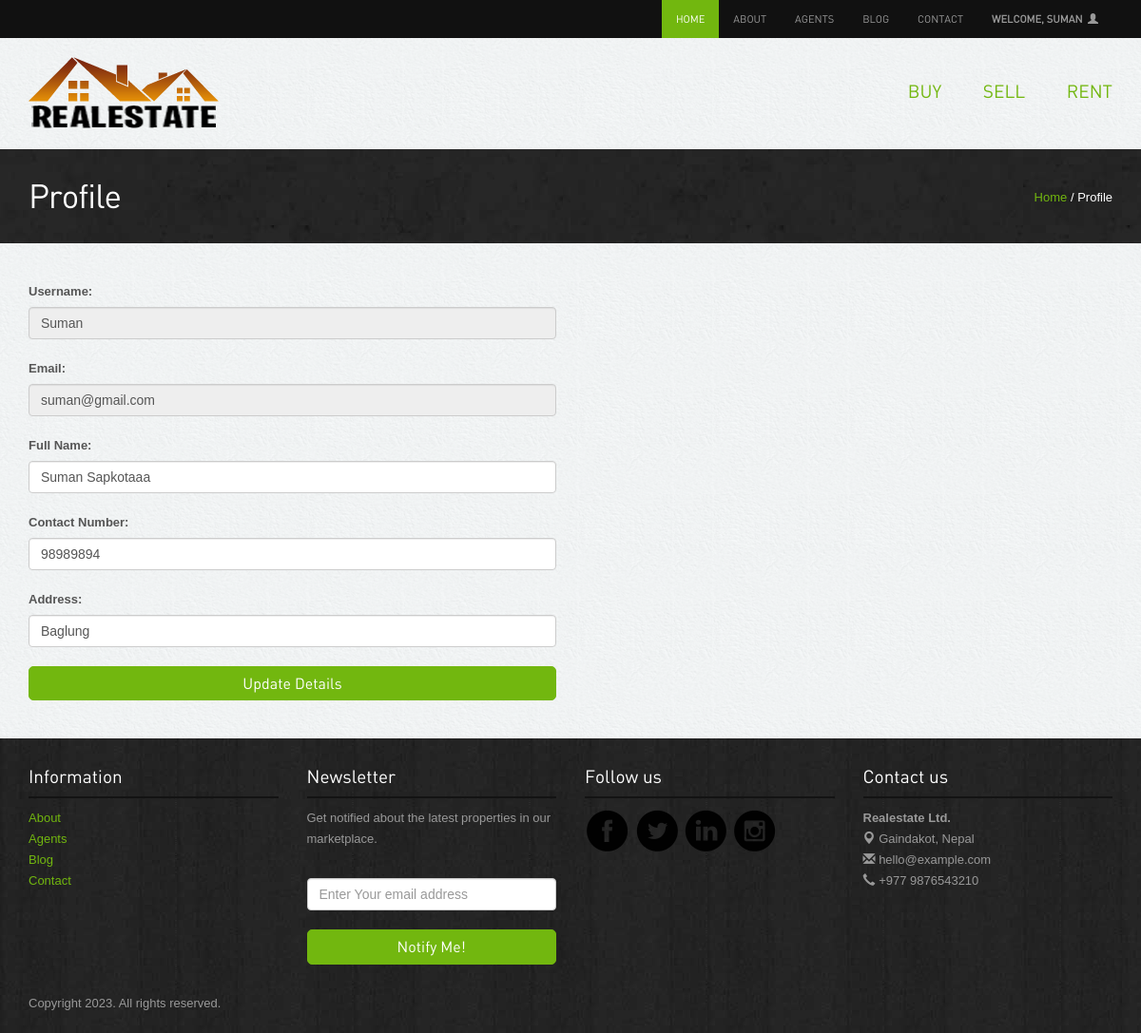
The page /profile/ (signed in) on the database as committed earlier.
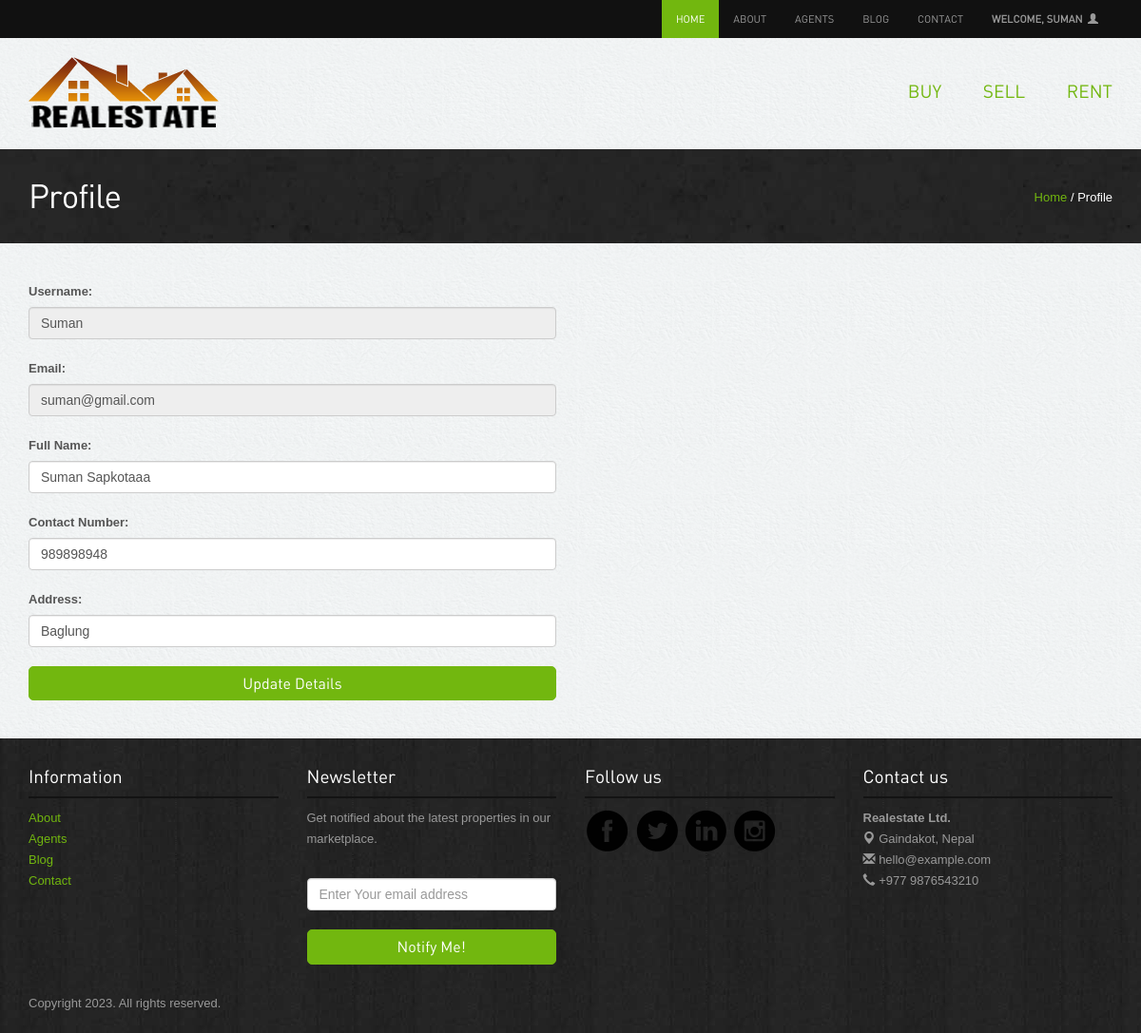
The same page on the database as committed later.
### account/models.py (models this page shows, shortened)
class Profile(models.Model):
    user = models.OneToOneField(User, on_delete=models.CASCADE)
    fullname = models.TextField(max_length=50, blank=True)
    phone_regex = RegexValidator(
        regex=r"^\+?1?\d{9,15}$",
        message="Phone number must be entered in the format: '+999999999'. Up to 15 digits allowed.",
    )
    phone_number = models.CharField(
        validators=[phone_regex], max_length=17, blank=True
    )  # max_length should be enough to accommodate the longest possible phone number, with the country code
    email = models.EmailField(max_length=100, unique=True)
    address = models.TextField(max_length=100, blank=True)

### account/views.py (the view, shortened to what this page needs)
# urls.py: path("profile/", views.ProfilePage, name="profile"),
@login_required(login_url=login)
def ProfilePage(request):
    user = request.user
    try:
        profile = Profile.objects.get(user=user)
        is_new_profile = False
    except Profile.DoesNotExist:
        profile = None
        is_new_profile = True
    success_message = None
    context = {
        "user": request.user,
        "profile": profile,
        "is_new_profile": is_new_profile,
    }
    return render(request, "profile.html", context)

### templates/profile.html (shortened to what this page needs)
{% extends 'home.html' %}
{% load static %}
{% block content %}
<div class="inside-banner">
  <div class="container">
    <span class="pull-right"><a href="{% url 'home' %}">Home</a> / Profile</span>
    <h2>Profile</h2>
  </div>
</div>
<div class="container">
  <div class="spacer">
    <form method="post" role="form">
      {% if is_new_profile %}
      <div class="row">
        <div class="col-lg-6 col-sm-6">
          <label for="user-name">Username:</label>
          <input type="text" class="form-control" value="{{user.username}}" id="user-name" name="user-name" readonly>
        </div>
      </div>
      <div class="row">
        <div class="col-lg-6 col-sm-6">
          <label for="email">Email:</label>
          <input type="email" class="form-control" value="{{user.email}}" id="email" name="email" readonly>
        </div>
      </div>
      <div class="row">
        <div class="col-lg-6 col-sm-6">
          <label for="full-name">Full Name:</label>
          <input type="text" class="form-control" placeholder="Full Name" id="full-name" name="full-name">
        </div>
      </div>
      <div class="row">
        <div class="col-lg-6 col-sm-6">
          <label for="phone-number">Contact Number:</label>
          <input type="number" class="form-control" placeholder="Phone Number" id="phone-number" name="phone-number"
            required>
        </div>
      </div>
      <div class="row">
        <div class="col-lg-6 col-sm-6">
          <label for="address">Address:</label>
          <input type="text" class="form-control" placeholder="Address" id="address" name="address">
        </div>
      </div>
      <div class="row">
        <div class="col-lg-6 col-sm-6">
          <button type="submit" class="btn btn-success">Save Details</button>
        </div>
      </div>
      {% else %}
      <div class="row">
        <div class="col-lg-6 col-sm-6">
          <label for="user-name">Username:</label>
          <input type="text" class="form-control" value="{{user.username}}" id="user-name" name="user-name" readonly>
        </div>
      </div>
      <div class="row">
        <div class="col-lg-6 col-sm-6">
          <label for="email">Email:</label>
          <input type="email" class="form-control" value="{{user.email}}" id="email" name="email" readonly>
        </div>
      </div>
      <div class="row">
        <div class="col-lg-6 col-sm-6">
          <label for="full-name">Full Name:</label>
          <input type="text" class="form-control" placeholder="Full Name" id="full-name" name="full-name"
            value="{{profile.fullname}}">
        </div>
      </div>
      <div class="row">
        <div class="col-lg-6 col-sm-6">
          <label for="phone-number">Contact Number:</label>
          <input type="number" class="form-control" placeholder="Phone Number" id="phone-number" name="phone-number"
            value="{{profile.phone_number}}" required>
        </div>
      </div>
      <div class="row">
        <div class="col-lg-6 col-sm-6">
          <label for="address">Address:</label>
          <input type="text" class="form-control" placeholder="Address" id="address" name="address"
            value="{{profile.address}}">
        </div>
      </div>
      <div class="row">
        <div class="col-lg-6 col-sm-6">
          <button type="submit" class="btn btn-success">Update Details</button>
        </div>
      </div>
      {% endif %}
    </form>
  </div>
</div>
{% endblock %}

Rows that differ between the two databases and show on the page:
changed Profile "Suman Sapkotaaa": phone-number "98989894" → "989898948"
